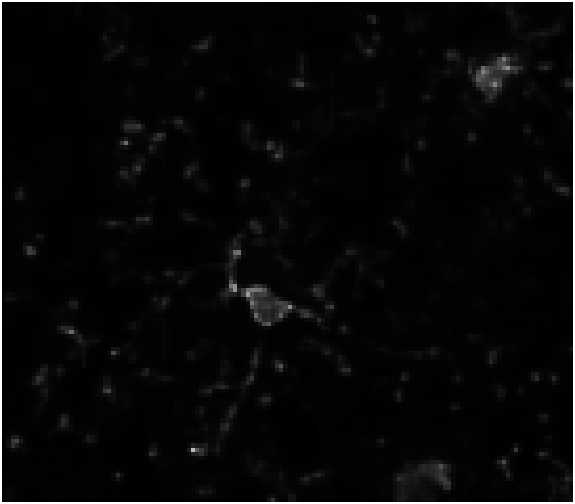
#> input picture image/im_M_PBS_4_8359_s8_Cell00005.png, 575 x 504 px
$ jupyter execute try_manual_drawing.ipynb
#> lines starting #> are read from the running program, lines starting #| are printed output that depends on the picture; after the words box and inside, x2 and y2 are one past the last pixel; in counts of white or black regions, pixels touching at a corner belong together
[cell 1]
import skimage as ski
import cv2
import numpy as np
import matplotlib.pyplot as plt

[cell 2]
# Load your image
image = cv2.imread('./image/im_M_PBS_4_8359_s8_Cell00005.png')
#> image is the input picture: shape (504, 575, 3); min 0, max 255, mean 8.1

# Convert to grayscale (if needed)
#gray_image = cv2.cvtColor(image, cv2.COLOR_BGR2GRAY)

# Display the image
plt.imshow(image, cmap='gray')
plt.title('Original Image')
plt.show()

[cell 3]
# Initialize a blank image with the same size as your input image
skeleton_image = np.zeros_like(image)

[cell 4]
# Callback function to draw the skeleton
def draw_skeleton(event, x, y, flags, param):
    if event == cv2.EVENT_LBUTTONDOWN:
        cv2.circle(skeleton_image, (x, y), 1, (255, 255, 255), -1)
    elif event == cv2.EVENT_MOUSEMOVE:
        if flags == cv2.EVENT_FLAG_LBUTTON:
            cv2.circle(skeleton_image, (x, y), 1, (255, 255, 255), -1)

# Display the image and set the callback function
cv2.namedWindow('Skeleton Drawing')
cv2.setMouseCallback('Skeleton Drawing', draw_skeleton)

while True:
    # Overlay the skeleton image on top of the original image
    overlay = cv2.addWeighted(image, 0.7, skeleton_image, 0.3, 0)

    cv2.imshow('Skeleton Drawing', overlay)
    key = cv2.waitKey(1) & 0xFF
#> (key q is pressed here)
    if key == ord('q'):  # Press 'q' to quit and save
        break

    cv2.destroyAllWindows()

# Save the final skeleton image
cv2.imwrite('skeleton_image.png', skeleton_image)

# Optionally, display the final skeleton
import matplotlib.pyplot as plt
plt.imshow(skeleton_image, cmap='gray')
plt.title('Final Skeleton')
plt.show()

[cell 5]
# save the final skeleton image as a binary image (0 or 255)
skeleton_image = cv2.cvtColor(skeleton_image, cv2.COLOR_BGR2GRAY)
cv2.imwrite('../masks/skeleton_image.png', skeleton_image)
#> Out = True

[cell 6]
shape = skeleton_image.shape
#> shape = (504, 575)

# Convert the image to a 224x224 image
skeleton_image_244 = cv2.resize(skeleton_image, (224, 224))

[cell 7]
gui_skeleton_image_address = "./masks/im_M_PBS_4_8359_s8_Cell00005.png"
gui_skeleton_image = cv2.imread(gui_skeleton_image_address, cv2.IMREAD_GRAYSCALE)
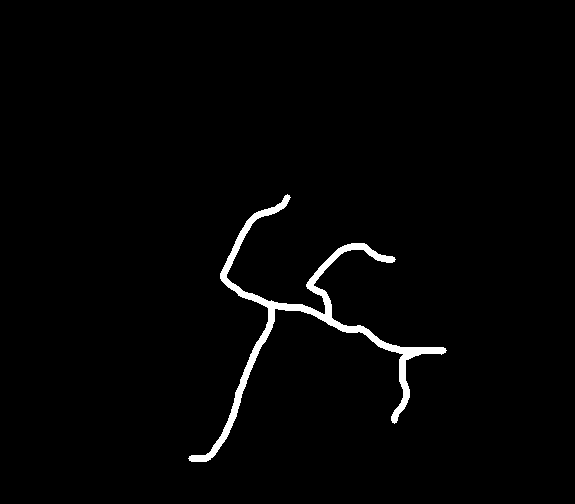
#> input picture masks/im_M_PBS_4_8359_s8_Cell00005.png, 575 x 504 px
#> gui_skeleton_image: shape (504, 575); 1.8% white; 1 white region, box (x1, y1, x2, y2) and area: (188, 194, 447, 462) 5144

[cell 8]
gui_skeleton_image

# Show the type of the image
print("Image type: ", type(gui_skeleton_image))
#| Image type:  <class 'numpy.ndarray'>

# Show the pixel maximum value
print("Pixel maximum value: ", np.max(gui_skeleton_image))
#| Pixel maximum value:  255

# Show the pixel minimum value
print("Pixel minimum value: ", np.min(gui_skeleton_image))
#| Pixel minimum value:  0

[cell 9]
gui_skeleton_image_244 = cv2.resize(gui_skeleton_image, (224, 224))
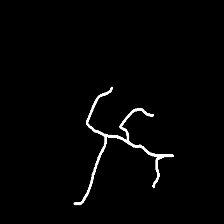
#> gui_skeleton_image_244: shape (224, 224); min 0, max 255, mean 4.5
# Save the image
cv2.imwrite('./masks/skeleton_image_244.png', gui_skeleton_image_244)
#> Out = True
